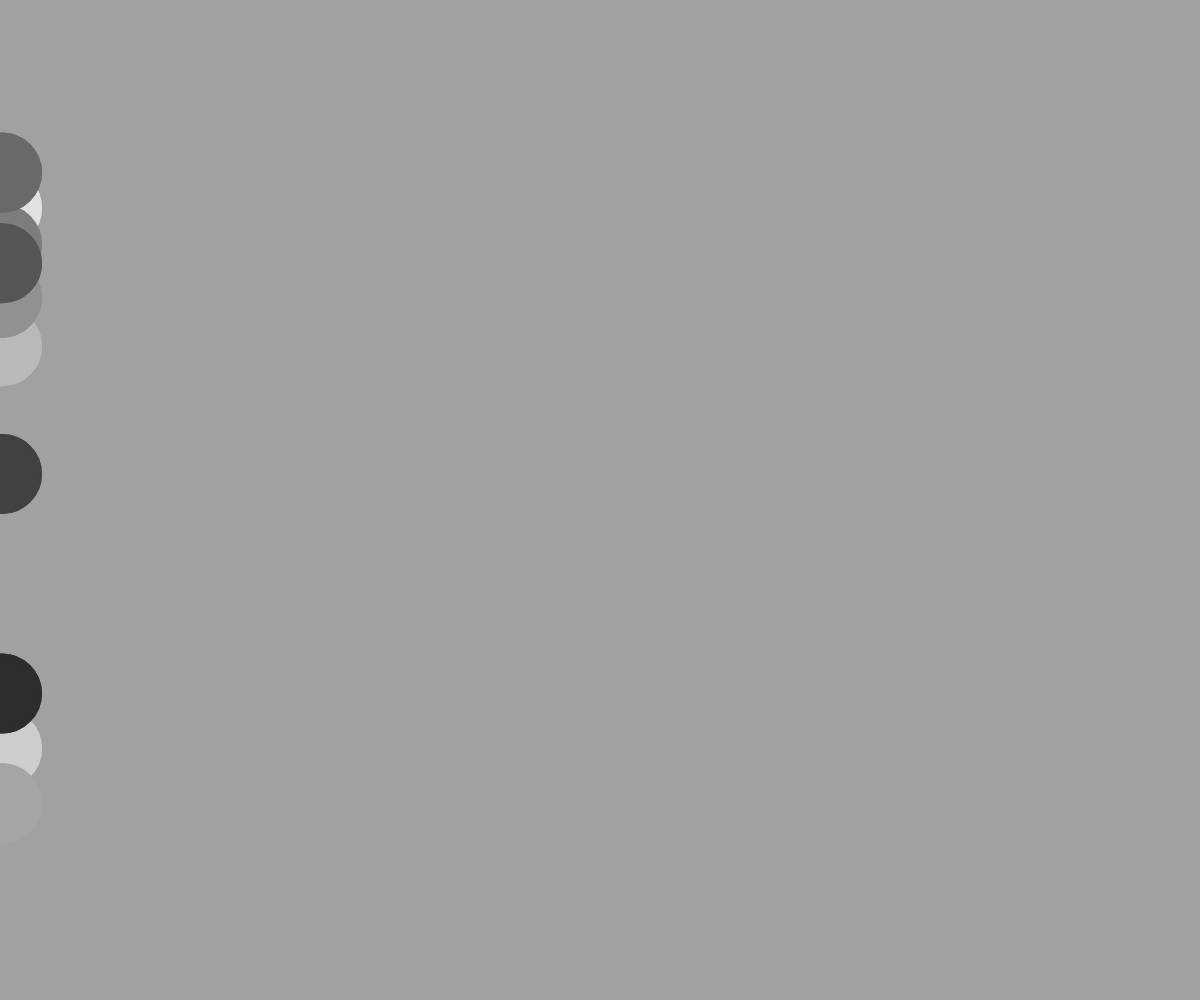
Frame 1 (no input)
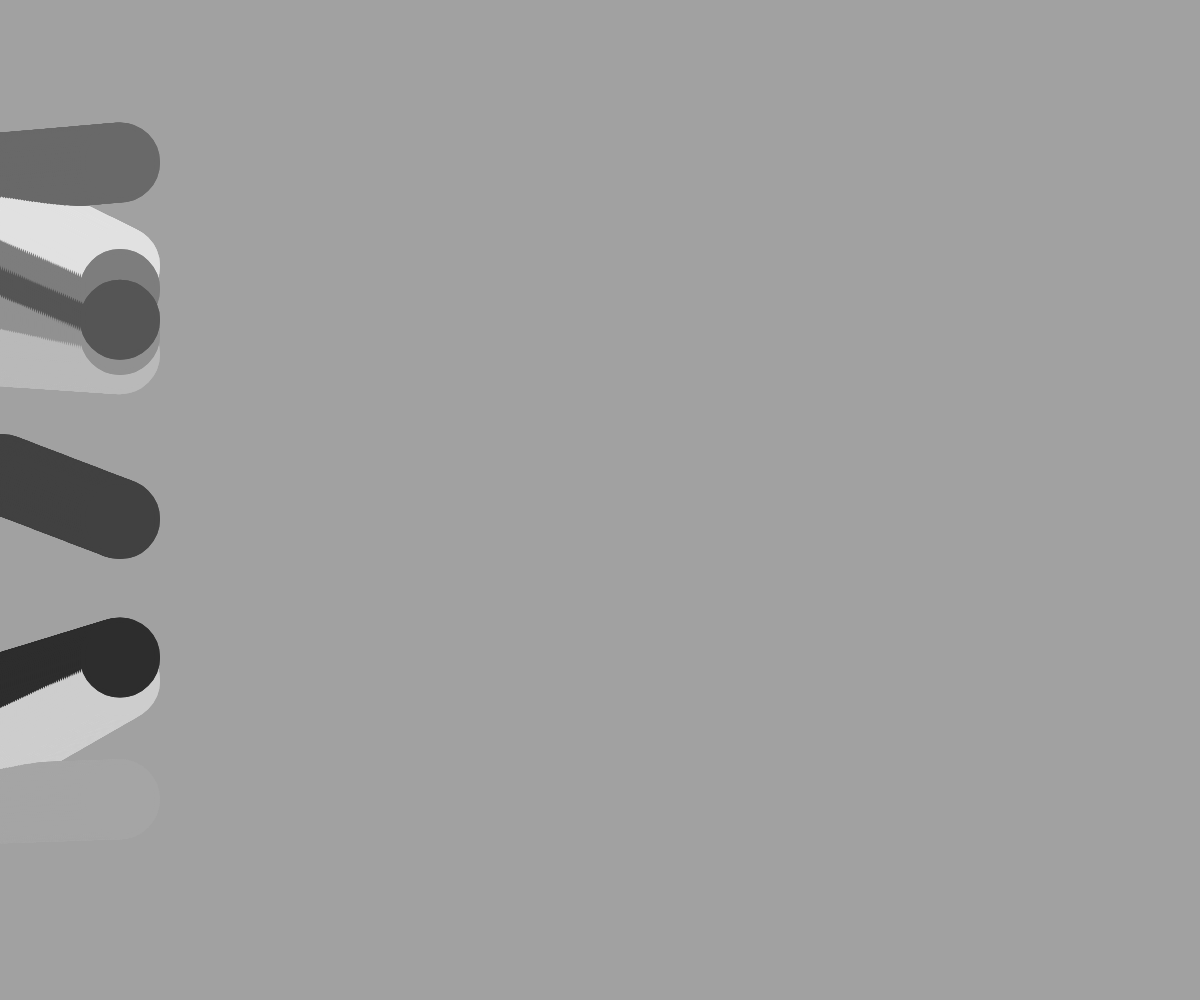
Frame 60 (no input)
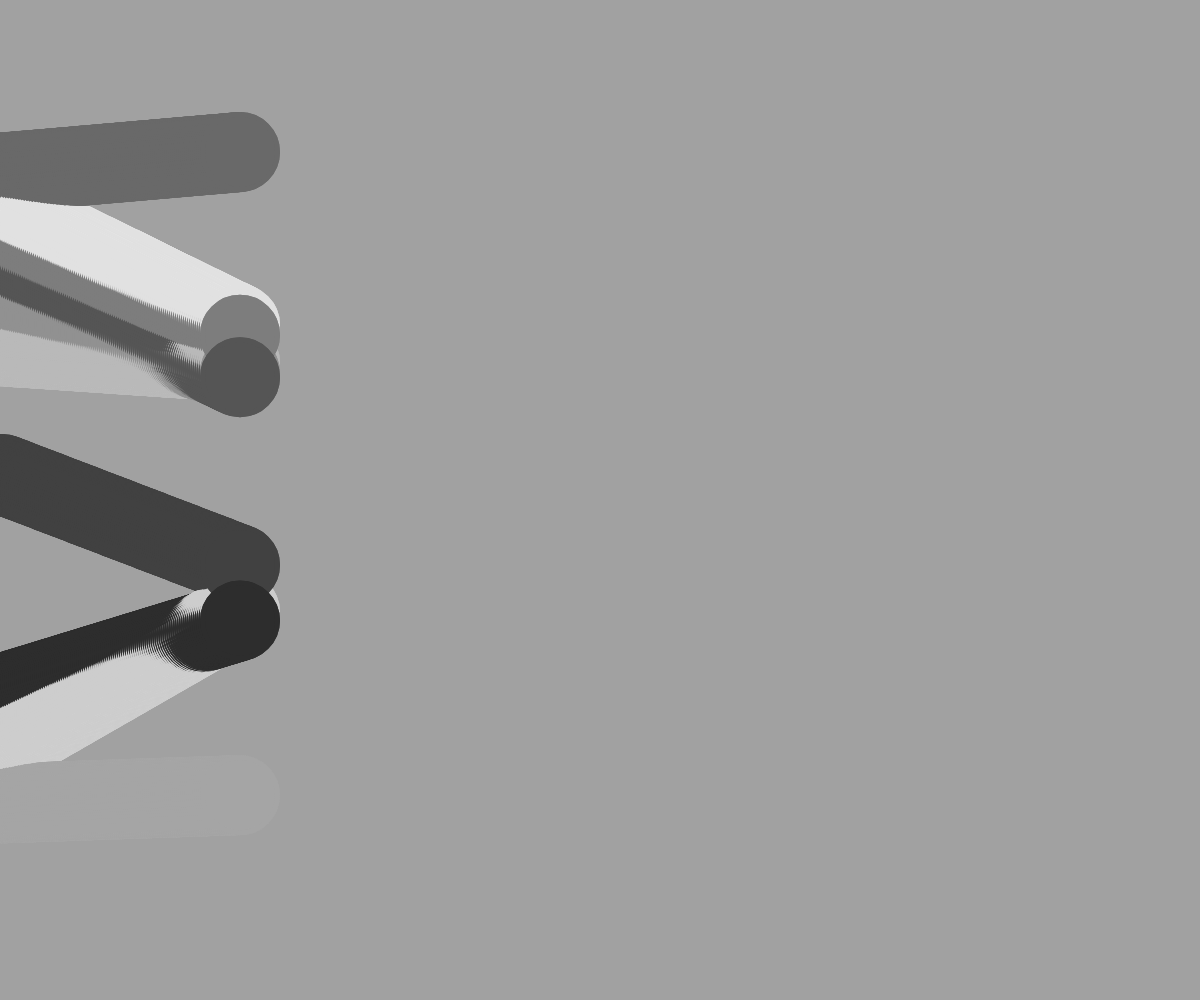
Frame 120 (the mouse pressed at the canvas centre since frame 60)

The p5.js sketch that drew these frames (run headless with seeded random() and noise() and a simulated clock; from frame 60 on, the mouse is pressed at the canvas centre):

// p5.js sketch
// ── sketch.js
function preload() {
  // put preload code here
}

let random1;

let random2;

function setup() {
  createCanvas(windowWidth, windowHeight);

  // put setup code here
  // rectMode(CENTER);

  angleMode(DEGREES);
  frameRate(60);
  background(random(0, 225));
  strokeWeight(5);

  random1 = [random(0, windowHeight), random(0, windowHeight), random(0, windowHeight), random(0, windowHeight), random(0, windowHeight), random(0, windowHeight), random(0, windowHeight), random(0, windowHeight), random(0, windowHeight), random(0, windowHeight)];

  random2 = [random(0, windowHeight), random(0, windowHeight), random(0, windowHeight), random(0, windowHeight), random(0, windowHeight), random(0, windowHeight), random(0, windowHeight), random(0, windowHeight), random(0, windowHeight), random(0, windowHeight)];

  for (let i = 0; i < 8; i++){
    console.log(random1[i], random2[i]);
  }

}

function draw() {
  // put drawing code here

  let cont = frameCount/600;

  const sphereSize = 75;
  
  for (let i = 0; i < 10; i++){
    stroke(225-(20*i));
    //line(0, random1[i], windowWidth, random2[i]);
    push();
    //ellipse(lerp(0, windowWidth, cont), lerp(random1[i], random2[i], cont), 50, 50);
    translate(lerp(0, windowWidth, cont), lerp(random1[i], random2[i], cont));
    //translate(0, -40);
    fill(300);
    ellipse(0, 0, sphereSize, sphereSize);
    fill(225-(20*i));
    ellipse(0, 0, sphereSize, sphereSize);
    pop();
  }
}
